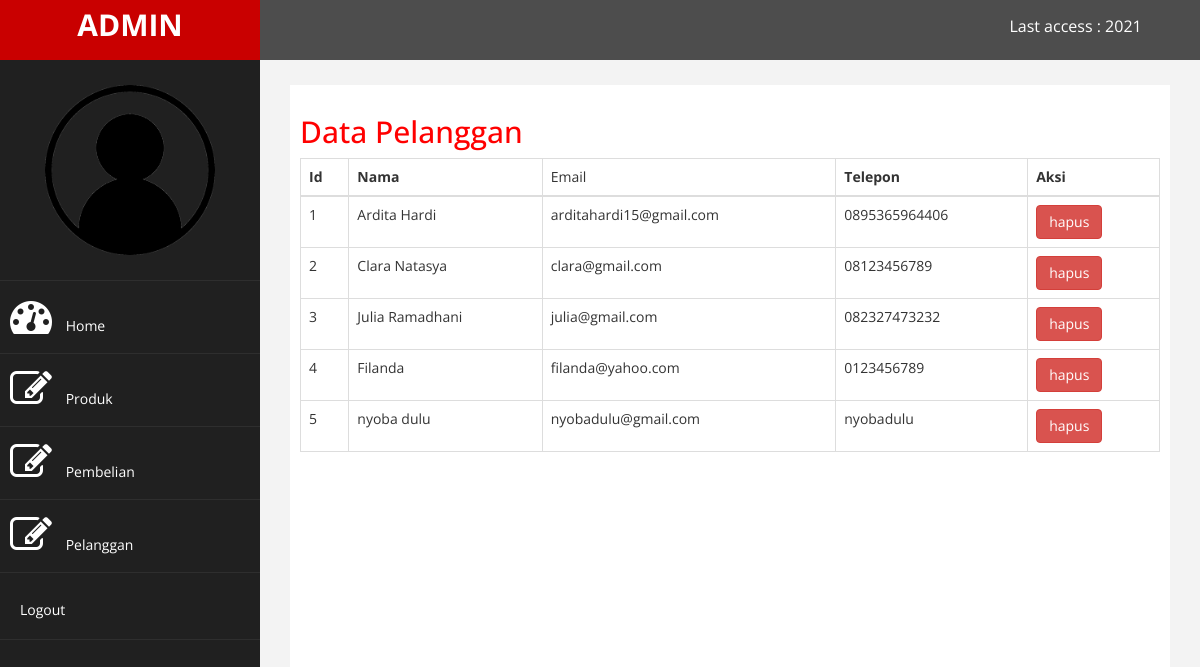
Page /admin/index.php?halaman=pelanggan (signed in) on the committed database.
### tables this page shows
CREATE TABLE `pelanggan` (
  `id_pelanggan` int(11) NOT NULL,
  `email_pelanggan` varchar(100) NOT NULL,
  `password_pelanggan` varchar(50) NOT NULL,
  `nama_pelanggan` varchar(100) NOT NULL,
  `telepon_pelanggan` varchar(25) NOT NULL
);

### admin/pelanggan.php (the view)
<h2>Data Pelanggan</h2>
<table class="table table-bordered">
	<thead>
		<tr>
			<th>Id</th>
			<th>Nama</th>
			<td>Email</td>
			<th>Telepon</th>
			<th>Aksi</th>
		</tr>
	</thead>
	<tbody>
		<?php $ambil=$koneksi->query("SELECT * FROM Pelanggan"); ?>
		<?php  while($pecah = $ambil->fetch_assoc()){ ?>
		<tr>
            <td><?php echo $pecah['id_pelanggan']; ?></td>
			<td><?php echo $pecah['nama_pelanggan']; ?></td>
			<td><?php echo $pecah['email_pelanggan']; ?></td>
			<td><?php echo $pecah['telepon_pelanggan']; ?></td>
			<td>
				<a href="" class="btn btn-danger">hapus</a>
			</td>
		</tr>
		<?php } ?>
	</tbody>
</table>

### admin/assets/css/custom.css (style rules this page uses)
body { font-family: 'Open Sans', sans-serif; }
h2 { color: #f00; }

### rows in the picture
pelanggan: id_pelanggan "1", nama_pelanggan "Ardita Hardi", email_pelanggan "arditahardi15@gmail.com", telepon_pelanggan "0895365964406"
pelanggan: id_pelanggan "2", nama_pelanggan "Clara Natasya", email_pelanggan "clara@gmail.com", telepon_pelanggan "08123456789"
pelanggan: id_pelanggan "3", nama_pelanggan "Julia Ramadhani", email_pelanggan "julia@gmail.com", telepon_pelanggan "082327473232"
pelanggan: id_pelanggan "4", nama_pelanggan "Filanda", email_pelanggan "filanda@yahoo.com", telepon_pelanggan "0123456789"
pelanggan: id_pelanggan "5", nama_pelanggan "nyoba dulu", email_pelanggan "nyobadulu@gmail.com", telepon_pelanggan "nyobadulu"
